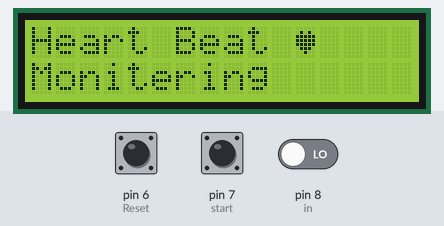
A sketch run on a simulated Arduino Uno, built with avr-gcc and run on an emulated ATmega328P. On the bench: 16×2 character LCD. Inputs (shaded band) come from the test bench; at power-on: pin 6 (Reset) HIGH, pin 7 (start) HIGH, pin 8 (in) LOW.

Above: at 2.2 s.
2.3 s: pin 6 (Reset) pulled LOW for 0.15 s
At 3.0 s:
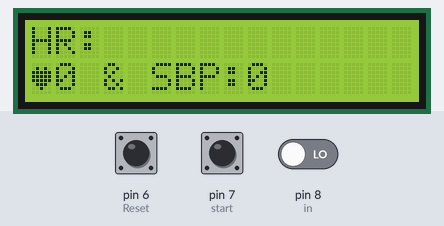
3.9 s: pin 7 (start) pulled LOW for 0.15 s
At 4.2 s:
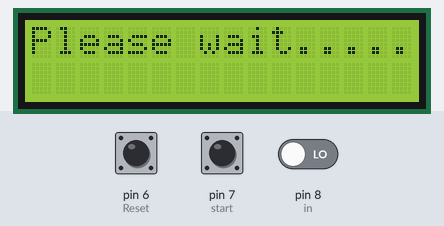
Timing chart, 0 to 6.9 s (numbered marks = the images above; inputs shaded):
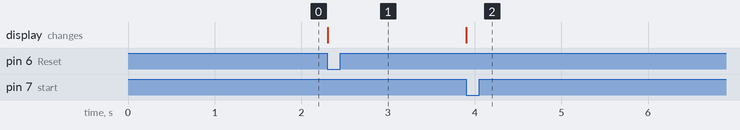

The sketch:

sys_bp.ino
```cpp
#include <dht.h>
#include<LiquidCrystal.h>
LiquidCrystal lcd(12, 11, 5, 4, 3, 2);
dht DHT;
#define DHT11_PIN A0
int in = 8;
int Reset=6;
int start=7;
int count=0,i=0,k=0,rate=0,pressure=0;
unsigned long time2,time1;
unsigned long time;
byte heart[8] =
{
  0b00000,
  0b01010,
  0b11111,
  0b11111,
  0b11111,
  0b01110,
  0b00100,
  0b00000
};
void setup()
{
  lcd.createChar(1, heart);
  lcd.begin(16,2);

  lcd.print("Heart Beat ");
  lcd.write(1);
  lcd.setCursor(0,1);
  lcd.print("Monitering");
  pinMode(in, INPUT);
  pinMode(Reset, INPUT);
  pinMode(start, INPUT);
  digitalWrite(Reset, HIGH);
  digitalWrite(start, HIGH);
  delay(1000);
}
void loop()
{

  if(!(digitalRead(start)))
  {
    k=0;
    lcd.clear();
    lcd.print("Please wait.......");
    while(k<5)
    {
     if(digitalRead(in))
     {
      if(k==0)
      time1=millis();
      k++;
      while(digitalRead(in));
     }
    }


      time2=millis();
      rate=time2-time1;
      rate=rate/5;
      rate=60000/rate;
      pressure=(0.2411*rate)+106.27;
      lcd.clear();
      lcd.print("HR:");
      //lcd.setCursor(0,1);
      lcd.print(rate);
      //lcd.print(" ");
      lcd.write(1);
      lcd.print(", ");
      lcd.print("SBP:");
      lcd.print(pressure);
      k=0;
      rate=0;

      //temperature
    int chk = DHT.read11(DHT11_PIN);
    lcd.setCursor(0,1);
    lcd.print("T: ");
    lcd.print(DHT.temperature);
    lcd.print((char)223);
    lcd.print("C");
    DHT.temperature=0;
    }
  if(!digitalRead(Reset))
  {
    rate=0;
    pressure=0;
     lcd.clear();
      lcd.print("HR:");
      lcd.setCursor(0,1);
      lcd.write(1);
      lcd.print(rate);
      lcd.print(" & ");
      lcd.print("SBP:");
      lcd.print(pressure);
      k=0;
  }
}
```

Measured:
- after the input at 2.3 s, the display: changes at once (image 1)
- after the input at 3.9 s, the display: changes at once (image 2)
